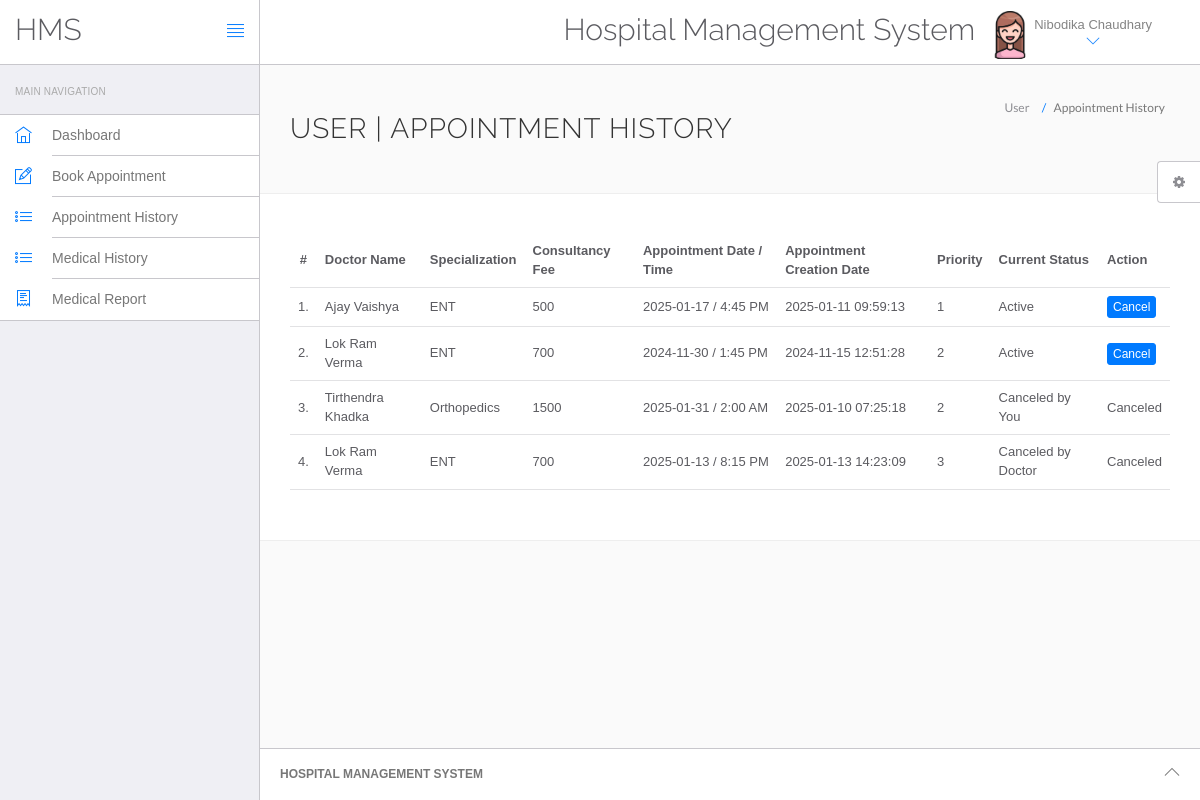
Page /hospital/hms/appointment-history.php (signed in) on the committed database.
### tables this page shows
CREATE TABLE `users` (
  `id` int(11) NOT NULL,
  `fullName` varchar(255) DEFAULT NULL,
  `address` longtext DEFAULT NULL,
  `city` varchar(255) DEFAULT NULL,
  `gender` varchar(255) DEFAULT NULL,
  `email` varchar(255) DEFAULT NULL,
  `password` varchar(255) DEFAULT NULL,
  `regDate` timestamp NULL DEFAULT current_timestamp(),
  `updationDate` timestamp NULL DEFAULT NULL ON UPDATE current_timestamp()
);

CREATE TABLE `appointment` (
  `id` int(11) NOT NULL,
  `doctorSpecialization` varchar(255) DEFAULT NULL,
  `doctorId` int(11) DEFAULT NULL,
  `userId` int(11) DEFAULT NULL,
  `consultancyFees` int(11) DEFAULT NULL,
  `appointmentDate` varchar(255) DEFAULT NULL,
  `appointmentTime` varchar(255) DEFAULT NULL,
  `postingDate` timestamp NULL DEFAULT current_timestamp(),
  `userStatus` int(11) DEFAULT NULL,
  `doctorStatus` int(11) DEFAULT NULL,
  `updationDate` timestamp NULL DEFAULT NULL ON UPDATE current_timestamp(),
  `priority` int(11) DEFAULT 3,
  `disease` text DEFAULT NULL,
  `prescription` text DEFAULT NULL
);

CREATE TABLE `doctors` (
  `id` int(11) NOT NULL,
  `specilization` varchar(255) DEFAULT NULL,
  `doctorName` varchar(255) DEFAULT NULL,
  `address` longtext DEFAULT NULL,
  `docFees` varchar(255) DEFAULT NULL,
  `contactno` bigint(11) DEFAULT NULL,
  `docEmail` varchar(255) DEFAULT NULL,
  `password` varchar(255) DEFAULT NULL,
  `creationDate` timestamp NULL DEFAULT current_timestamp(),
  `updationDate` timestamp NULL DEFAULT NULL ON UPDATE current_timestamp()
);

### hospital/hms/appointment-history.php (the view, shortened to what this page needs)
<?php
include('include/config.php');
if(strlen($_SESSION['id']) == 0) {
    header('location:logout.php');
} else {
?>
<!DOCTYPE html>
<html lang="en">
<head>
    <link rel="stylesheet" href="vendor/bootstrap/css/bootstrap.min.css">
    <link rel="stylesheet" href="vendor/fontawesome/css/font-awesome.min.css">
    <link rel="stylesheet" href="vendor/themify-icons/themify-icons.min.css">
    <link href="vendor/animate.css/animate.min.css" rel="stylesheet" media="screen">
    <link href="vendor/perfect-scrollbar/perfect-scrollbar.min.css" rel="stylesheet" media="screen">
    <link href="vendor/switchery/switchery.min.css" rel="stylesheet" media="screen">
    <link href="vendor/bootstrap-touchspin/jquery.bootstrap-touchspin.min.css" rel="stylesheet" media="screen">
    <link href="vendor/select2/select2.min.css" rel="stylesheet" media="screen">
    <link href="vendor/bootstrap-datepicker/bootstrap-datepicker3.standalone.min.css" rel="stylesheet" media="screen">
    <link href="vendor/bootstrap-timepicker/bootstrap-timepicker.min.css" rel="stylesheet" media="screen">
    <link rel="stylesheet" href="assets/css/styles.css">
    <link rel="stylesheet" href="assets/css/plugins.css">
    <link rel="stylesheet" href="assets/css/themes/theme-1.css" id="skin_color" />
</head>
<body>
<div id="app">
    <?php include('include/sidebar.php');?>
    <div class="app-content">
        <?php include('include/header.php');?>
        <div class="main-content">
            <div class="wrap-content container" id="container">
                <section id="page-title">
                    <div class="row">
                        <div class="col-sm-8">
                            <h1 class="mainTitle">User | Appointment History</h1>
                        </div>
                        <ol class="breadcrumb">
                            <li><span>User</span></li>
                            <li class="active"><span>Appointment History</span></li>
                        </ol>
                    </div>
                </section>
                <div class="container-fluid container-fullw bg-white">
                    <div class="row">
                        <div class="col-md-12">
                            <table class="table table-hover" id="sample-table-1">
                                <thead>
                                    <tr>
                                        <th class="center">#</th>
                                        <th class="hidden-xs">Doctor Name</th>
                                        <th>Specialization</th>
                                        <th>Consultancy Fee</th>
                                        <th>Appointment Date / Time</th>
                                        <th>Appointment Creation Date</th>
                                        <th>Priority</th>
                                        <th>Current Status</th>
                                        <th>Action</th>
                                    </tr>
                                </thead>
                                <tbody>
<?php
$sql = mysqli_query($con, "SELECT doctors.doctorName as docname, appointment.* FROM appointment JOIN doctors ON doctors.id = appointment.doctorId WHERE appointment.userId = '".$_SESSION['id']."' ORDER BY priority ASC, appointmentDate ASC, appointmentTime ASC");
$cnt = 1;
while($row = mysqli_fetch_array($sql)) {
?>
                                    <tr>
                                        <td class="center"><?php echo $cnt;?>.</td>
                                        <td class="hidden-xs"><?php echo $row['docname'];?></td>
                                        <td><?php echo $row['doctorSpecialization'];?></td>
                                        <td><?php echo $row['consultancyFees'];?></td>
                                        <td><?php echo $row['appointmentDate'];?> / <?php echo $row['appointmentTime'];?></td>
                                        <td><?php echo $row['postingDate'];?></td>
                                        <td><?php echo $row['priority'];?></td>
                                        <td>
                                            <?php
                                            if(($row['userStatus'] == 1) && ($row['doctorStatus'] == 1)) {
                                                echo "Active";
                                            } elseif(($row['userStatus'] == 0) && ($row['doctorStatus'] == 1)) {
                                                echo "Canceled by You";
                                            } elseif(($row['userStatus'] == 1) && ($row['doctorStatus'] == 0)) {
                                                echo "Canceled by Doctor";
                                            }
                                            ?>
                                        </td>
                                        <td>
                                            <div class="visible-md visible-lg hidden-sm hidden-xs">
                                                <?php if(($row['userStatus'] == 1) && ($row['doctorStatus'] == 1)) { ?>
                                                    <a href="appointment-history.php?id=<?php echo $row['id']?>&cancel=update" onClick="return confirm('Are you sure you want to cancel this appointment?')" class="btn btn-primary btn-xs" title="Cancel Appointment">Cancel</a>
                                                <?php } else {
                                                    echo "Canceled";
                                                } ?>
                                            </div>
                                        </td>
                                    </tr>
<?php
    $cnt = $cnt + 1;
}
?>
                                </tbody>
                            </table>
                        </div>
                    </div>
                </div>
            </div>
        </div>
    </div>
    <?php include('include/footer.php');?>
    <?php include('include/setting.php');?>
</div>
</body>
</html>
<?php } ?>

### hospital/hms/include/sidebar.php
<div class="sidebar app-aside" id="sidebar">
				<div class="sidebar-container perfect-scrollbar">
<nav>
						<div class="navbar-title">
							<span>Main Navigation</span>
						</div>
						<ul class="main-navigation-menu">
							<li>
								<a href="dashboard.php">
									<div class="item-content">
										<div class="item-media">
											<i class="ti-home"></i>
										</div>
										<div class="item-inner">
											<span class="title"> Dashboard </span>
										</div>
									</div>
								</a>
							</li>
							<li>
								<a href="book-appointment.php">
									<div class="item-content">
										<div class="item-media">
											<i class="ti-pencil-alt"></i>
										</div>
										<div class="item-inner">
											<span class="title"> Book Appointment </span>
										</div>
									</div>
								</a>
							</li>
							<li>
								<a href="appointment-history.php">
									<div class="item-content">
										<div class="item-media">
											<i class="ti-list"></i>
										</div>
										<div class="item-inner">
											<span class="title"> Appointment History </span>
										</div>
									</div>
								</a>
							</li>
                            <li>
								<a href="manage-medhistory.php">
									<div class="item-content">
										<div class="item-media">
											<i class="ti-list"></i>
										</div>
										<div class="item-inner">
											<span class="title"> Medical History </span>
										</div>
									</div>
								</a>
							</li>
							<li>
	                         <a href="report.php">
		                      <div class="item-content">
			                  <div class="item-media">
				               <i class="ti-receipt"></i>
			                  </div>
			                  <div class="item-inner">
				               <span class="title"> Medical Report </span>
			                    </div>
                              </div>
                         	</a>
                          </li>
						</ul>
					</nav>
					</div>
			</div>

### hospital/hms/include/header.php (shortened to what this page needs)
<header class="navbar navbar-default navbar-static-top">
					<div class="navbar-header">
						<a class="navbar-brand" href="#">
							<h2 style="padding-top:20% ">HMS</h2>
						</a>
						<a href="#" class="sidebar-toggler pull-right visible-md visible-lg" data-toggle-class="app-sidebar-closed" data-toggle-target="#app">
							<i class="ti-align-justify"></i>
						</a>
					</div>
					<div class="navbar-collapse collapse">
						<ul class="nav navbar-right">
								<li  style="padding-top:2% ">
								<h2>Hospital Management System</h2>
							</li>
							<li class="dropdown current-user">
								<a href class="dropdown-toggle" data-toggle="dropdown">
									<img src="assets/images/patientlogo.jpg"> <span class="username">
									<?php $query=mysqli_query($con,"select fullName from users where id='".$_SESSION['id']."'");
while($row=mysqli_fetch_array($query))
{
	echo $row['fullName'];
}
									?> <i class="ti-angle-down"></i></i></span>
								</a>
							</li>
						</ul>
					</div>
				</header>

### hospital/hms/include/footer.php
<footer>
				<div class="footer-inner">
					<div class="pull-left">
			<span class="text-bold text-uppercase"> Hospital Management System</span>
					</div>
					<div class="pull-right">
						<span class="go-top"><i class="ti-angle-up"></i></span>
					</div>
				</div>
			</footer>

### hospital/hms/include/setting.php (shortened to what this page needs)
<div class="settings panel panel-default hidden-xs hidden-sm" id="settings">
				<button ct-toggle="toggle" data-toggle-class="active" data-toggle-target="#settings" class="btn btn-default">
					<i class="fa fa-spin fa-gear"></i>
				</button>
			</div>

### hospital/hms/assets/css/plugins.css (style rules this page uses)
.perfect-scrollbar { overflow-y: hidden !important; }

### hospital/hms/assets/css/themes/theme-1.css (style rules this page uses)
body { background: #FAFAFA; }
header .navbar-header { background: #ffffff !important; border-right-color: #c8c7cc !important; border-bottom-color: #c8c7cc !important; }
header .navbar-header .sidebar-toggler, header .navbar-header .sidebar-mobile-toggler { color: #007aff !important; }
header .navbar-header .navbar-brand { color: #777 !important; }
header .navbar-collapse { background: #ffffff !important; border-bottom-color: #c8c7cc !important; box-shadow: none !important; }
header .navbar-collapse .navbar-right > li > a { color: #777; }
header .navbar-collapse .navbar-right > li > a i { color: #007aff !important; }
#sidebar { background: #EFEFF4 !important; }
#sidebar:before { border-right-width: "1px" !important; border-right-style: solid; border-right-color: #c8c7cc !important; }
#sidebar nav { border-right-width: "1px" !important; border-right-style: solid; border-right-color: #c8c7cc !important; }
#sidebar nav .navbar-title { color: #aaaaaa; }
#sidebar nav > ul { background: #ffffff !important; border-bottom-color: #c8c7cc !important; border-top-color: #c8c7cc !important; }
#sidebar nav > ul > li > a .item-media > i { color: #007aff !important; }
#sidebar nav > ul > li > a .item-inner { color: #777 !important; border-bottom-color: #c8c7cc; }
#app > footer { background: #ffffff !important; border-top-color: #c8c7cc !important; color: #777; }

### rows in the picture
users: fullName "Nibodika Chaudhary"
appointment: doctorId.doctorName "Ajay Vaishya", doctorSpecialization "ENT", consultancyFees "500", appointmentDate "2025-01-17", appointmentTime "4:45 PM", postingDate "2025-01-11 09:59:13", priority "1", userStatus "Active"
appointment: doctorId.doctorName "Lok Ram Verma", doctorSpecialization "ENT", consultancyFees "700", appointmentDate "2024-11-30", appointmentTime "1:45 PM", postingDate "2024-11-15 12:51:28", priority "2", userStatus "Active"
appointment: doctorId.doctorName "Tirthendra Khadka", doctorSpecialization "Orthopedics", consultancyFees "1500", appointmentDate "2025-01-31", appointmentTime "2:00 AM", postingDate "2025-01-10 07:25:18", priority "2", userStatus "Canceled by You"
appointment: doctorId.doctorName "Lok Ram Verma", doctorSpecialization "ENT", consultancyFees "700", appointmentDate "2025-01-13", appointmentTime "8:15 PM", postingDate "2025-01-13 14:23:09", priority "3", userStatus "Canceled by Doctor"
